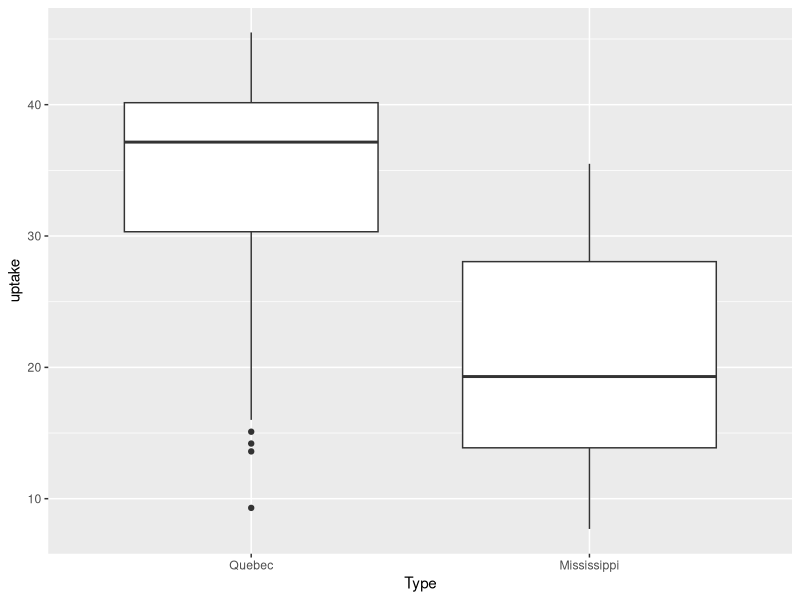
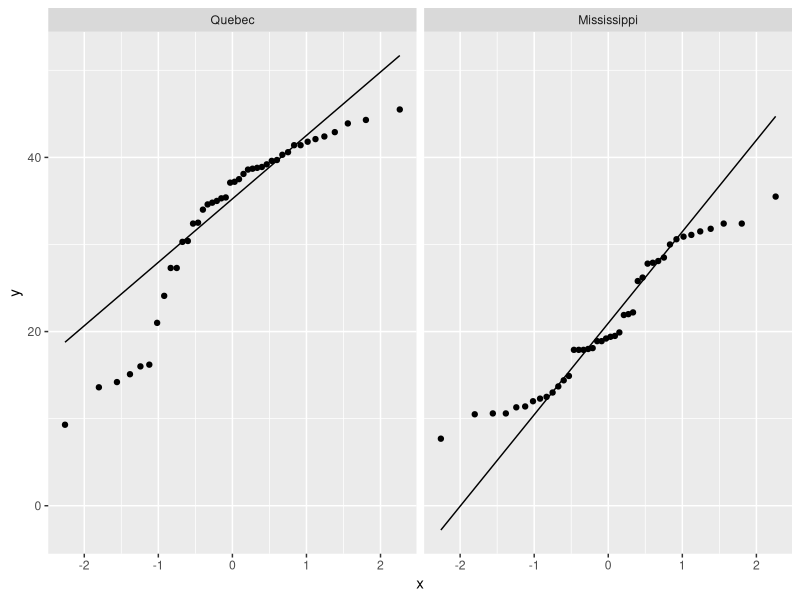
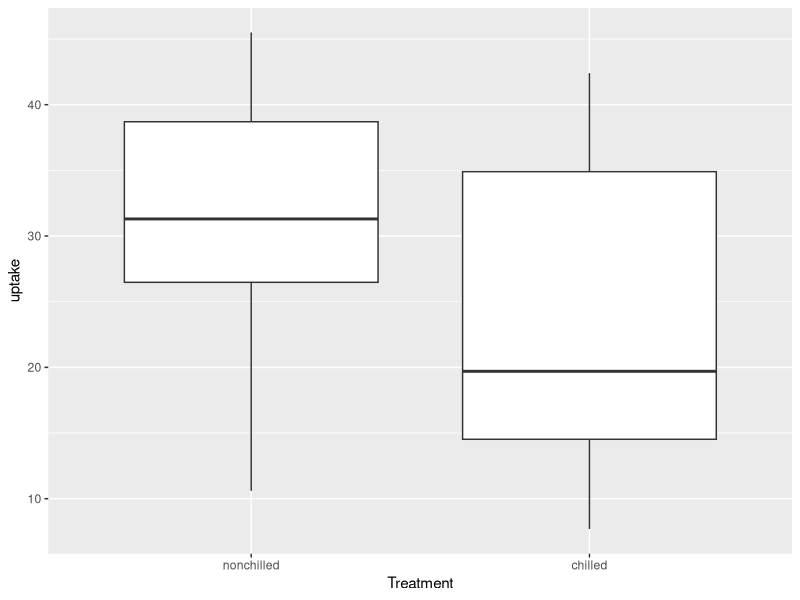
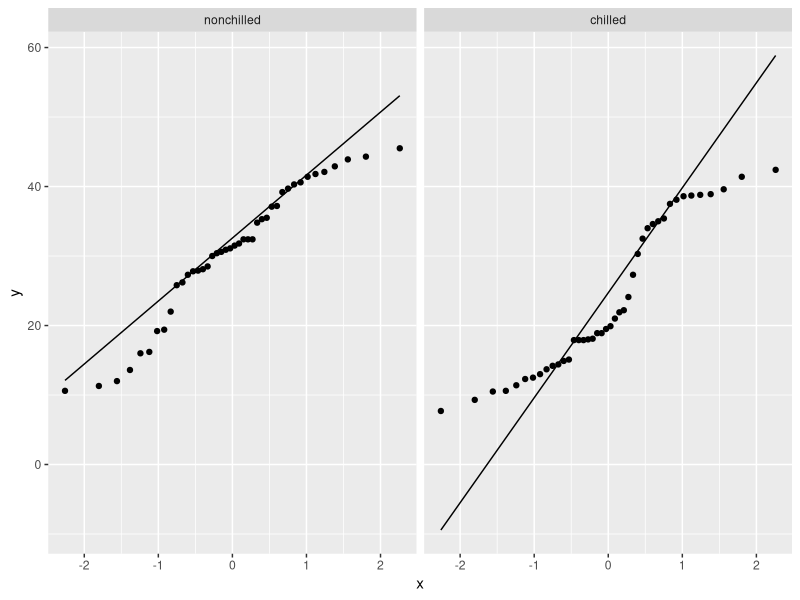
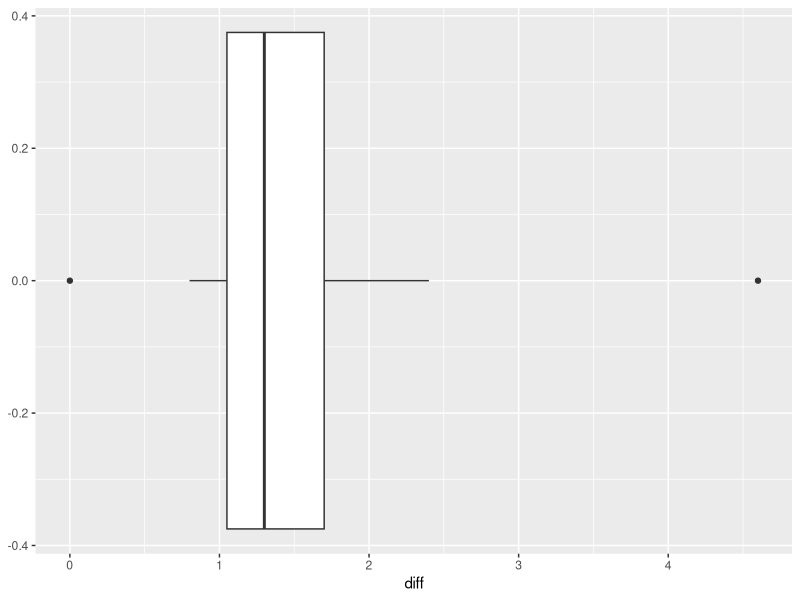
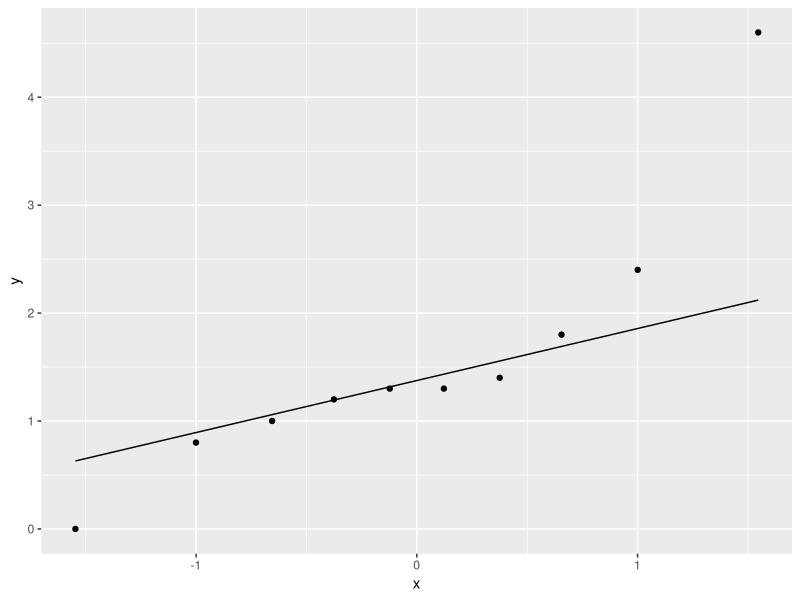

Write the R code that produced these figures, in order.
## ---- chunk 1
library(tidyverse)
## ---- chunk 2
data(CO2, package = "datasets")
?CO2
CO2 %>% summary
# Type or Treatment are appropriate IVs for an ind. samples t-test
# uptake is the most obvious DV

## Type as the IV: 

# test for outliers:
CO2 %>% group_by(Type) %>%
  summarize(mean = mean(uptake),
            tmean = mean(uptake, trim = .05), 
            .groups = "keep") # some differences for Quebec
ggplot(CO2, aes(Type, uptake)) + geom_boxplot() 
# possibly some outliers for Quebec

# test for normality:
library(e1071)
CO2 %>% group_by(Type) %>%
  summarize(mean = mean(uptake), sd = sd(uptake),
            skew = skewness(uptake), kurt = kurtosis(uptake),
            n = n(), .groups = "keep")
# some potentially meaningful skew for Quebec, kurt for Mississippi
ggplot(CO2, aes(sample = uptake)) + stat_qq() + 
  stat_qq_line() + facet_wrap(~Type) # some major violations of normality
# but 42/group might mitigate against this violation

# test for homogeneity of variance:
library(car)
leveneTest(uptake ~ Type, CO2)
# homogeneity not violated, but we'll use Welch anyways

# t-test (two-tailed, Welch)
t.test(uptake ~ Type, CO2)

# effect size - put pooled standard deviation in the denominator
CO2 %>% group_by(Type) %>% summarize(var(uptake), n(), .groups = "keep")
sp <- sqrt((41 * 93.6 + 41 * 61.1) / (42 + 42 - 2))
(33.54286 - 20.88333) / sp

# mean CO2 uptake rate in Quebec is significantly higher than in Mississippi with a very large effect size (d = 1.44)


## Treatment as the IV:

# test for outliers:
CO2 %>% group_by(Treatment) %>%
  summarize(mean = mean(uptake),
            tmean = mean(uptake, trim = .05), 
            .groups = "keep") # no major differences
ggplot(CO2, aes(Treatment, uptake)) + geom_boxplot() 
# no outliers shown

# test for normality:
library(e1071)
CO2 %>% group_by(Treatment) %>%
  summarize(mean = mean(uptake), sd = sd(uptake),
            skew = skewness(uptake), kurt = kurtosis(uptake),
            n = n(), .groups = "keep")
# some potentially meaningful skew and kurt for both groups
ggplot(CO2, aes(sample = uptake)) + stat_qq() + 
  stat_qq_line() + facet_wrap(~Treatment) # some major violations of normality
# but 42/group might mitigate against this violation

# test for homogeneity of variance:
library(car)
leveneTest(uptake ~ Treatment, CO2)
# homogeneity not violated, but we'll use Welch anyways

# t-test (two-tailed, Welch)
t.test(uptake ~ Treatment, CO2)

# effect size - put pooled standard deviation in the denominator
CO2 %>% group_by(Treatment) %>% summarize(var(uptake), n(), .groups = "keep")
sp <- sqrt((41 * 94.2 + 41 * 118) / (42 + 42 - 2))
(30.64286 - 23.78333) / sp

# mean CO2 uptake rate for nonchilled treatment is significantly higher than in for the chilled treatment with a large effect size (d = .67)
## ---- chunk 3
sleep2 <- sleep %>% 
  pivot_wider(id_cols = ID, 
              names_from = group, 
              names_prefix = "group",
              values_from = extra)
## ---- chunk 4
data(sleep, package = "datasets")
sleep2 <- sleep %>% 
  pivot_wider(id_cols = ID, 
              names_from = group, 
              names_prefix = "group",
              values_from = extra)
sleep2 %>% summary

# extra should be the DV
# group is an appropriate IV for paired samples t-test (see documentation)

# want to evaluate the normality of difference scores
sleep2 <- sleep2 %>% mutate(diff = group2 - group1)

# trimmed mean may not be appropriate because N is so small
ggplot(sleep2, aes(diff)) + geom_boxplot()
# possibly likely outliers, but hard to draw any definitive conclusions

ggplot(sleep2, aes(sample = diff)) + stat_qq() + stat_qq_line() # probably non-normal

# an upper-tailed test may be appropriate if we are only concerned about gains
t.test(sleep2$diff, alternative = "greater")

# effect size
4.0621 / sqrt(10)

# there is a significant increase in sleep with drug 2 over drug 1 with a large effect size (d = 1.28), but sample size is small, so we are cautious about this conclusion
